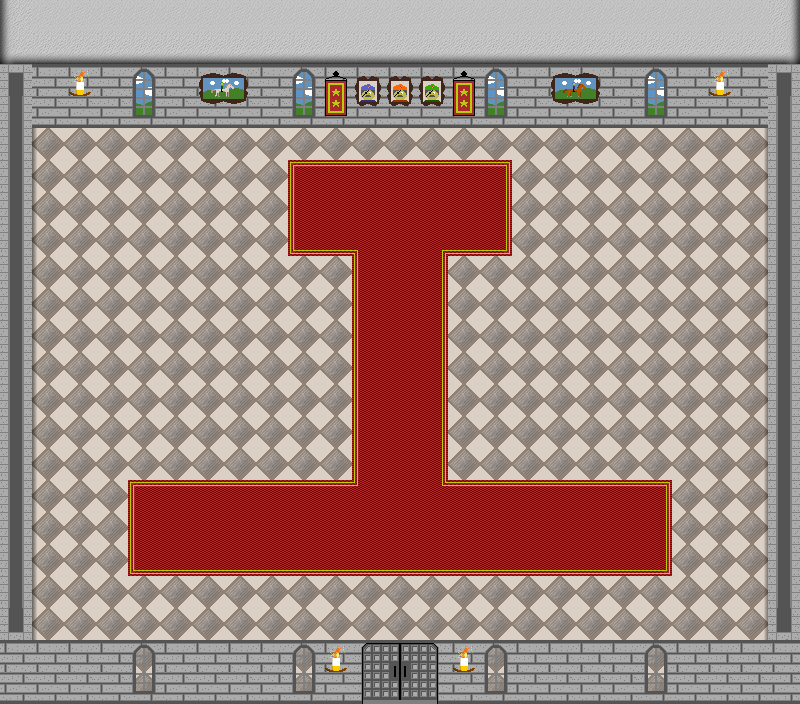

This is a level from a 2D game, rendered from its Tiled map with the project's own tilesets. A one-line summary and the map file follow, with tile-layer data summarised:
An orthogonal 25x22 tile map with 32x32 px tiles, 8 tile layers (Collision_TL, Background_TL, Terrain_TL, Sprite_TL, ...), 3 tilesets and 2 objects (InZone, BossInZone).

<map version="1.0" tiledversion="1.0.2" orientation="orthogonal" renderorder="right-down" width="25" height="22" tilewidth="32" tileheight="32" nextobjectid="10">
 <tileset firstgid="1" source="terrainSet.tsx" />
 <tileset firstgid="56" source="CollisionMap.tsx" />
 <tileset firstgid="106" name="indoor_terrain_set" tilewidth="32" tileheight="32" tilecount="50" columns="5">
  <image source="img/indoor_terrain_set.png" width="160" height="320" />
  <terraintypes>
   <terrain name="Carpet" tile="-1" />
   <terrain name="Ceramic" tile="0" />
  </terraintypes>
  <tile id="0" terrain=",,,0" />
  <tile id="1" terrain=",,0,0" />
  <tile id="2" terrain=",,0," />
  <tile id="3" terrain=",,,0" />
  <tile id="4" terrain=",,0," />
  <tile id="5" terrain=",0,,0" />
  <tile id="6" terrain="0,0,0,0" />
  <tile id="7" terrain="0,,0," />
  <tile id="8" terrain=",0,," />
  <tile id="9" terrain="0,,," />
  <tile id="10" terrain=",0,," />
  <tile id="11" terrain="0,0,," />
  <tile id="12" terrain="0,,," />
  <tile id="15" terrain=",,,1" />
  <tile id="16" terrain=",,1,1" />
  <tile id="17" terrain=",,1," />
  <tile id="20" terrain=",1,,1" />
  <tile id="21" terrain="1,1,1,1" />
  <tile id="22" terrain="1,,1," />
  <tile id="25" terrain=",1,," />
  <tile id="26" terrain="1,1,," />
  <tile id="27" terrain="1,,," />
  <tile id="30" terrain="1,1,1," />
  <tile id="31" terrain="1,1,,1" />
  <tile id="35" terrain="1,,1,1" />
  <tile id="36" terrain=",1,1,1" />
 </tileset>
 <layer name="Collision_TL" width="25" height="22">
  <data>[550 cells, 136 non-empty, 5 distinct tile ids]</data>
 </layer>
 <layer name="Background_TL" width="25" height="22">
  <data>[550 cells, 437 non-empty, 9 distinct tile ids]</data>
 </layer>
 <layer name="Terrain_TL" width="25" height="22">
  <data>[550 cells, 225 non-empty, 43 distinct tile ids]</data>
 </layer>
 <layer name="Sprite_TL" width="25" height="22">
  <data>[550 cells, 0 non-empty, 0 distinct tile ids]</data>
 </layer>
 <layer name="SpriteHUD_TL" width="25" height="22">
  <data>[550 cells, 0 non-empty, 0 distinct tile ids]</data>
 </layer>
 <layer name="Upper_TL" width="25" height="22">
  <data>[550 cells, 50 non-empty, 11 distinct tile ids]</data>
 </layer>
 <layer name="GameHud_TL" width="25" height="22">
  <data>[550 cells, 0 non-empty, 0 distinct tile ids]</data>
 </layer>
 <layer name="Menu_TL" width="25" height="22">
  <data>[550 cells, 0 non-empty, 0 distinct tile ids]</data>
 </layer>
 <objectgroup name="IOZone_OL">
  <object id="2" name="InZone" type="InZone" x="384" y="571" width="34" height="30">
   <properties>
    <property name="StartPoint" value="InZone_01" />
   </properties>
  </object>
  <object id="8" name="BossInZone" x="374.091" y="180.091" width="31.8182" height="31.8182" />
 </objectgroup>
 <objectgroup name="Sprite_OL" />
</map>
